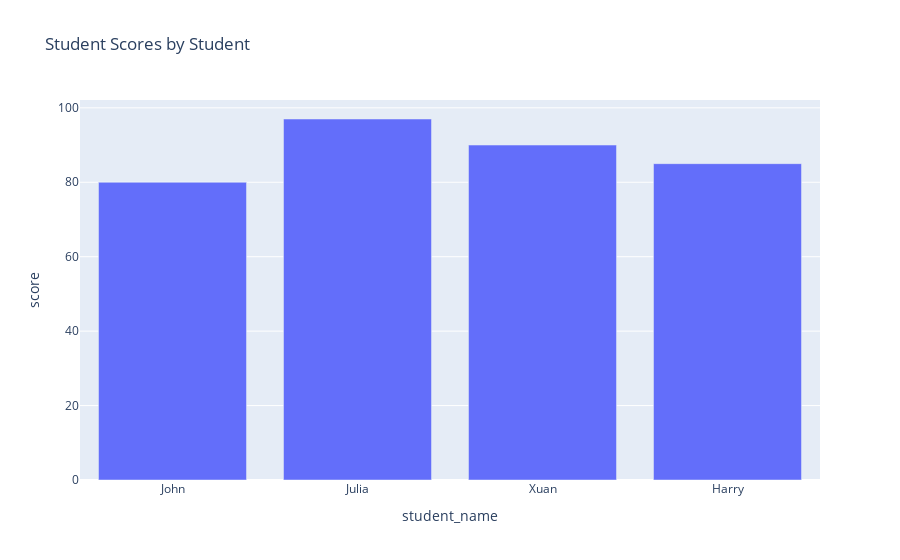

Notebook code for this chart:
### Code cell
# Create the bar plot
fig = px.bar(data_frame=student_scores, 
             x="student_name", 
             y="score", 
             title="Student Scores by Student")

# Show the plot
fig.show()

### Figure 1 — Plotly figure (JSON) as saved in the notebook; plotly's stock layout.template omitted (floating-point values rounded to 4 significant figures)
{"data": [{"hovertemplate": "student_name=%{x}<br>score=%{y}<extra></extra>", "legendgroup": "", "marker": {"color": "#636efa", "pattern": {"shape": ""}}, "name": "", "orientation": "v", "showlegend": false, "textposition": "auto", "type": "bar", "x": ["John", "Julia", "Xuan", "Harry"], "xaxis": "x", "y": [80, 97, 90, 85], "yaxis": "y"}], "layout": {"barmode": "relative", "legend": {"tracegroupgap": 0}, "title": {"text": "Student Scores by Student"}, "xaxis": {"anchor": "y", "domain": [0, 1], "title": {"text": "student_name"}}, "yaxis": {"anchor": "x", "domain": [0, 1], "title": {"text": "score"}}}}
